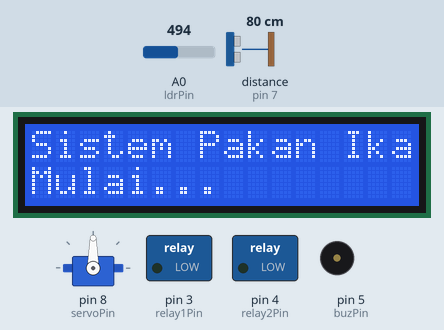
Simulated run of this sketch. Board: Arduino Uno, built with avr-gcc and run on an emulated ATmega328P. Parts: 16×2 character LCD, servo, switched loads named in the sketch (green lamp = pin HIGH), buzzer (waves = sounding, pin HIGH). Wiring (inferred from the names in the program): ultrasonic range finder: trigger pin 6; echo pin 7. The test bench sets the inputs (shaded band); at power-on: A0 (ldrPin) = 494, distance to the obstacle (sensor on pin 7) 80 cm. The echo pulse lasts 58.3 µs per cm; the local clock reads 2024-03-15 10:24:30 at power-on unless the sketch sets it; pins used as bus, display or sensor lines are not drawn; what the sketch prints to the serial monitor is not drawn.

Above: at 1.1 s.
At 3.2 s:
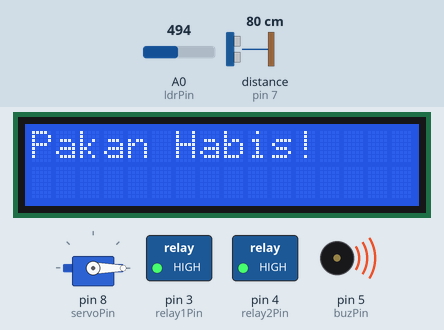
3.3 s: A0 (ldrPin) set to 494
At 4.9 s:
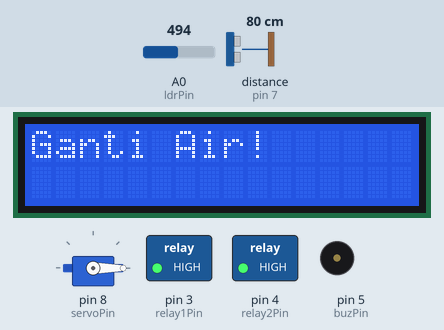
At 6.2 s:
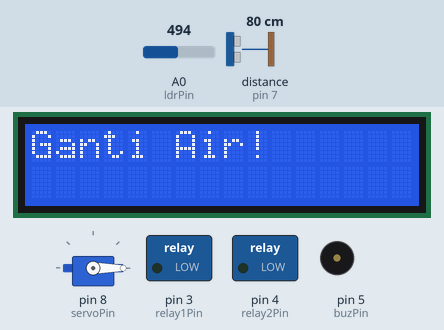
Timing chart, 0 to 7.7 s (numbered marks = the images above; inputs shaded):
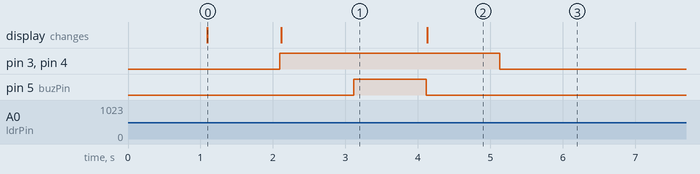

The sketch:

main.ino
```cpp
#include "RTClib.h"
#include <LiquidCrystal_I2C.h>
#include <Servo.h>
#include <Wire.h>

// === Konstanta dan Pin ===
const int ldrPin = A0;
const int pHPin = A1;
const int relay1Pin = 3;
const int relay2Pin = 4;
const int buzPin = 5;
const int trigPin = 6;
const int echoPin = 7;
const int servoPin = 8;

// === Parameter Konfigurasi (sesuaikan dengan kebutuhan) ===
String noHP = "\"+628123456789\"";  // Nomor HP tujuan SMS
int feedHour = 9;                   // Jam pemberian makan (24 jam format)
int pfeedDis = 30;                  // Jarak minimal ketinggian pakan (cm)
int turbidWater = 512;             // Ambang kekeruhan (LDR) maksimal
int pHWater = 8;                   // Ambang pH air minimal (semakin besar semakin basa)

// === Variabel Global ===
bool feedStatus = false;
bool emptyStatus = false;
bool dirtyStatus = false;
int feedDis = 0;

DateTime now;
LiquidCrystal_I2C lcd(0x27, 16, 2);
RTC_DS1307 RTC;
Servo servoS;

// === Inisialisasi Pin ===
void init_pin() {
  pinMode(ldrPin, INPUT);
  pinMode(pHPin, INPUT);
  pinMode(relay1Pin, OUTPUT);
  pinMode(relay2Pin, OUTPUT);
  pinMode(buzPin, OUTPUT);
  pinMode(trigPin, OUTPUT);
  pinMode(echoPin, INPUT);
  servoS.attach(servoPin, 600, 2300);
}

// === Fungsi LCD Singkat ===
void lcd_show(bool clear, int row, String text, int waitms) {
  if (clear) lcd.clear();
  lcd.setCursor(0, row);
  lcd.print(text);
  delay(waitms);
}

// === Fungsi Buzzer ===
void buzON()  { digitalWrite(buzPin, HIGH); }
void buzOFF() { digitalWrite(buzPin, LOW);  }

// === Fungsi Servo Pakan ===
void servoON()  { servoS.write(90); }
void servoOFF() { servoS.write(0);  }

// === Fungsi Relay Air ===
void relayON() {
  digitalWrite(relay1Pin, LOW);
  digitalWrite(relay2Pin, LOW);
}
void relayOFF() {
  digitalWrite(relay1Pin, HIGH);
  digitalWrite(relay2Pin, HIGH);
}

// === Fungsi Pembacaan Sensor ===
int readUltrasonic() {
  digitalWrite(trigPin, LOW); delayMicroseconds(2);
  digitalWrite(trigPin, HIGH); delayMicroseconds(10);
  digitalWrite(trigPin, LOW);
  long duration = pulseIn(echoPin, HIGH, 30000); // timeout 30ms
  int distance = duration * 0.034 / 2;
  return distance;
}

int readLDR() {
  return analogRead(ldrPin); // nilai kecil = gelap/keruh
}

int readPH() {
  int val = analogRead(pHPin);
  // Konversi nilai ADC ke rentang pH (asumsi linear mapping)
  float voltage = val * (5.0 / 1023.0);
  float phValue = 14.0 - ((voltage - 0.5) * (14.0 / 3.0)); // justifikasi nilai sensor
  return round(phValue);
}

// === Fungsi Kirim SMS (placeholder) ===
void sendSMS(String msg) {
  Serial.print("SMS to ");
  Serial.print(noHP);
  Serial.print(" : ");
  Serial.println(msg);
  // Tambahkan modul SIM800/SIM900 jika digunakan.
}

// === Setup Awal ===
void setup() {
  Serial.begin(4800);
  lcd.init();
  lcd.backlight();
  Wire.begin();
  RTC.begin();
  init_pin();

  if (!RTC.isrunning()) {
    lcd_show(1, 0, "RTC not running!", 1000);
    RTC.adjust(DateTime(__DATE__, __TIME__));
  }

  lcd_show(1, 0, "Sistem Pakan Ikan", 1000);
  lcd_show(0, 1, "Mulai...", 1000);

  relayOFF();  // Matikan pompa di awal
  servoOFF();  // Servo kembali ke posisi awal
  buzOFF();    // Matikan buzzer
}

// === LOOP Utama ===
void loop() {
  now = RTC.now();
  int currentHour = now.hour();

  // === Pakan Ikan ===
  if (currentHour == feedHour && !feedStatus) {
    feedStatus = true;
    lcd_show(1, 0, "Kasih Makan!", 1000);
    sendSMS("Kasih Makan!");
    servoON(); delay(2000); servoOFF();
    buzON();   delay(1000); buzOFF();
  }
  if (currentHour != feedHour && feedStatus) {
    feedStatus = false;
  }

  // === Cek Isi Pakan ===
  feedDis = readUltrasonic();
  if (feedDis >= pfeedDis && !emptyStatus) {
    emptyStatus = true;
    lcd_show(1, 0, "Pakan Habis!", 1000);
    sendSMS("Pakan Habis!");
    buzON(); delay(1000); buzOFF();
  }
  if (feedDis < pfeedDis && emptyStatus) {
    emptyStatus = false;
  }

  // === Cek Air (Keruh dan pH) ===
  int ldrVal = readLDR();
  int phVal = readPH();

  if ((ldrVal < turbidWater || phVal > pHWater) && !dirtyStatus) {
    dirtyStatus = true;
    lcd_show(1, 0, "Ganti Air!", 1000);
    sendSMS("Air Kotor - Ganti Air!");
    relayON();
    delay(180000);  // 3 menit
    relayOFF();
  }
  if ((ldrVal >= turbidWater && phVal <= pHWater) && dirtyStatus) {
    dirtyStatus = false;
  }

  // === Tampilkan Informasi ===
  lcd.clear();
  lcd.setCursor(0, 0);
  lcd.print("pH:");
  lcd.print(phVal);
  lcd.print(" Turb:");
  lcd.print(ldrVal);
  lcd.setCursor(0, 1);
  lcd.print("Dis:");
  lcd.print(feedDis);
  lcd.print("cm");
  delay(2000);
}
```

Measured:
- after the input at 3.3 s, pin 3 (relay1Pin), pin 4 (relay2Pin): HIGH → LOW after 1.8 s; the display: changes after 0.83 s (image 2)
- what the display in image 0 shows lasts 1.0 s, from 1.1 s to 2.1 s
